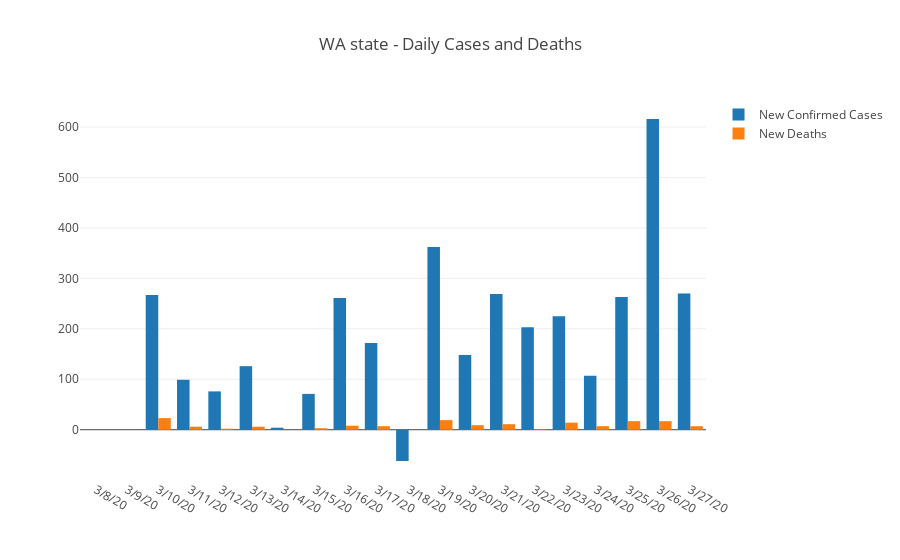

Source (notebook cell):
### Code cell
dfWAConfirmedDailyNew = dfWAConfirmed[dfWAConfirmed.columns[50:]].diff(axis=1)
dfWADeathsDailyNew = dfWADeaths[dfWADeaths.columns[50:]].diff(axis=1)


trace1 = go.Bar(
    x = dfWAConfirmedDailyNew.columns,
    y = dfWAConfirmedDailyNew.iloc[0], name = 'New Confirmed Cases')

trace2 = go.Bar(
    x = dfWADeathsDailyNew.columns,
    y = dfWADeathsDailyNew.iloc[0], name = 'New Deaths')

data = [trace1, trace2]
layout = dict(title = 'WA state - Daily Cases and Deaths')

py.iplot(dict(data=data, layout=layout))

### Figure 1 — Plotly figure (JSON) as saved in the notebook; plotly's stock layout.template omitted (floating-point values rounded to 4 significant figures)
{"data": [{"name": "New Confirmed Cases", "type": "bar", "x": ["3/8/20", "3/9/20", "3/10/20", "3/11/20", "3/12/20", "3/13/20", "3/14/20", "3/15/20", "3/16/20", "3/17/20", "3/18/20", "3/19/20", "3/20/20", "3/21/20", "3/22/20", "3/23/20", "3/24/20", "3/25/20", "3/26/20", "3/27/20"], "y": [null, 0, 267, 99, 76, 126, 4, 71, 261, 172, -62, 362, 148, 269, 203, 225, 107, 263, 616, 270]}, {"name": "New Deaths", "type": "bar", "x": ["3/8/20", "3/9/20", "3/10/20", "3/11/20", "3/12/20", "3/13/20", "3/14/20", "3/15/20", "3/16/20", "3/17/20", "3/18/20", "3/19/20", "3/20/20", "3/21/20", "3/22/20", "3/23/20", "3/24/20", "3/25/20", "3/26/20", "3/27/20"], "y": [null, 0, 23, 6, 2, 6, 0, 3, 8, 7, 0, 19, 9, 11, 1, 14, 7, 17, 17, 7]}], "layout": {"title": "WA state - Daily Cases and Deaths"}}
